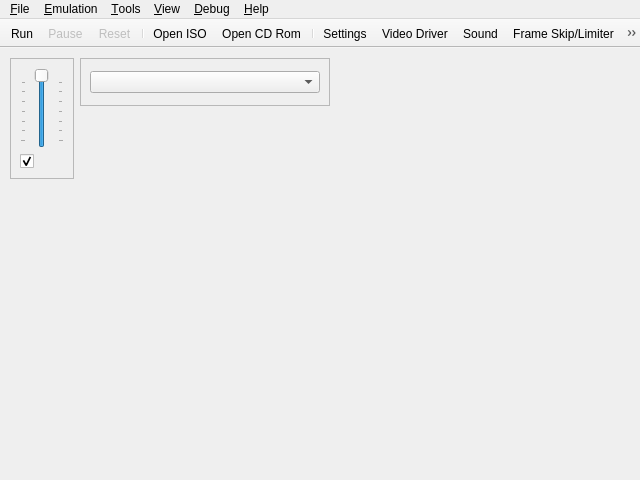
<?xml version="1.0" encoding="UTF-8"?>
<ui version="4.0">
 <class>UIYabause</class>
 <widget class="QMainWindow" name="UIYabause">
  <property name="geometry">
   <rect>
    <x>0</x>
    <y>0</y>
    <width>640</width>
    <height>480</height>
   </rect>
  </property>
  <property name="windowTitle">
   <string>Yabause Qt GUI</string>
  </property>
  <property name="windowIcon">
   <iconset resource="../resources/resources.qrc">
    <normaloff>:/icons/icons/yabause.png</normaloff>:/icons/icons/yabause.png</iconset>
  </property>
  <property name="iconSize">
   <size>
    <width>16</width>
    <height>16</height>
   </size>
  </property>
  <widget class="QWidget" name="centralwidget">
   <widget class="QFrame" name="fSound">
    <property name="geometry">
     <rect>
      <x>10</x>
      <y>10</y>
      <width>64</width>
      <height>121</height>
     </rect>
    </property>
    <property name="sizePolicy">
     <sizepolicy hsizetype="Maximum" vsizetype="Fixed">
      <horstretch>0</horstretch>
      <verstretch>0</verstretch>
     </sizepolicy>
    </property>
    <property name="frameShape">
     <enum>QFrame::StyledPanel</enum>
    </property>
    <property name="frameShadow">
     <enum>QFrame::Sunken</enum>
    </property>
    <layout class="QVBoxLayout">
     <item>
      <widget class="QSlider" name="sVolume">
       <property name="sizePolicy">
        <sizepolicy hsizetype="Expanding" vsizetype="Expanding">
         <horstretch>0</horstretch>
         <verstretch>0</verstretch>
        </sizepolicy>
       </property>
       <property name="toolTip">
        <string>Volume</string>
       </property>
       <property name="maximum">
        <number>100</number>
       </property>
       <property name="value">
        <number>100</number>
       </property>
       <property name="orientation">
        <enum>Qt::Vertical</enum>
       </property>
       <property name="tickPosition">
        <enum>QSlider::TicksBothSides</enum>
       </property>
       <property name="tickInterval">
        <number>15</number>
       </property>
      </widget>
     </item>
     <item>
      <widget class="QCheckBox" name="cbSound">
       <property name="toolTip">
        <string>Mute/UnMute Sound</string>
       </property>
       <property name="icon">
        <iconset resource="../resources/resources.qrc">
         <normaloff>:/actions/sound.png</normaloff>:/actions/sound.png</iconset>
       </property>
       <property name="checked">
        <bool>true</bool>
       </property>
      </widget>
     </item>
    </layout>
   </widget>
   <widget class="QFrame" name="fVideoDriver">
    <property name="geometry">
     <rect>
      <x>80</x>
      <y>10</y>
      <width>250</width>
      <height>48</height>
     </rect>
    </property>
    <property name="sizePolicy">
     <sizepolicy hsizetype="Maximum" vsizetype="Fixed">
      <horstretch>0</horstretch>
      <verstretch>0</verstretch>
     </sizepolicy>
    </property>
    <property name="frameShape">
     <enum>QFrame::StyledPanel</enum>
    </property>
    <property name="frameShadow">
     <enum>QFrame::Sunken</enum>
    </property>
    <layout class="QVBoxLayout">
     <item>
      <widget class="QComboBox" name="cbVideoDriver"/>
     </item>
    </layout>
   </widget>
  </widget>
  <widget class="QMenuBar" name="menubar">
   <property name="geometry">
    <rect>
     <x>0</x>
     <y>0</y>
     <width>640</width>
     <height>21</height>
    </rect>
   </property>
   <widget class="QMenu" name="mFile">
    <property name="title">
     <string>&amp;File</string>
    </property>
    <widget class="QMenu" name="mFileSaveState">
     <property name="title">
      <string>S&amp;ave State</string>
     </property>
     <property name="icon">
      <iconset resource="../resources/resources.qrc">
       <normaloff>:/actions/icons/actions/save_state.png</normaloff>:/actions/icons/actions/save_state.png</iconset>
     </property>
     <addaction name="aFileSaveStateAs"/>
     <addaction name="separator"/>
     <addaction name="aFileSaveState0"/>
     <addaction name="aFileSaveState1"/>
     <addaction name="aFileSaveState2"/>
     <addaction name="aFileSaveState3"/>
     <addaction name="aFileSaveState4"/>
     <addaction name="aFileSaveState5"/>
     <addaction name="aFileSaveState6"/>
     <addaction name="aFileSaveState7"/>
     <addaction name="aFileSaveState8"/>
     <addaction name="aFileSaveState9"/>
    </widget>
    <widget class="QMenu" name="mFileLoadState">
     <property name="title">
      <string>L&amp;oad State</string>
     </property>
     <property name="icon">
      <iconset resource="../resources/resources.qrc">
       <normaloff>:/actions/icons/actions/load_state.png</normaloff>:/actions/icons/actions/load_state.png</iconset>
     </property>
     <addaction name="aFileLoadStateAs"/>
     <addaction name="separator"/>
     <addaction name="aFileLoadState0"/>
     <addaction name="aFileLoadState1"/>
     <addaction name="aFileLoadState2"/>
     <addaction name="aFileLoadState3"/>
     <addaction name="aFileLoadState4"/>
     <addaction name="aFileLoadState5"/>
     <addaction name="aFileLoadState6"/>
     <addaction name="aFileLoadState7"/>
     <addaction name="aFileLoadState8"/>
     <addaction name="aFileLoadState9"/>
    </widget>
    <addaction name="aFileSettings"/>
    <addaction name="separator"/>
    <addaction name="aFileOpenISO"/>
    <addaction name="aFileOpenCDRom"/>
    <addaction name="aFileOpenSSF"/>
    <addaction name="separator"/>
    <addaction name="mFileSaveState"/>
    <addaction name="mFileLoadState"/>
    <addaction name="separator"/>
    <addaction name="aFileScreenshot"/>
    <addaction name="separator"/>
    <addaction name="aFileQuit"/>
   </widget>
   <widget class="QMenu" name="mView">
    <property name="title">
     <string>&amp;View</string>
    </property>
    <widget class="QMenu" name="mViewLayer">
     <property name="title">
      <string>&amp;Layer</string>
     </property>
     <property name="icon">
      <iconset resource="../resources/resources.qrc">
       <normaloff>:/actions/icons/actions/layer.png</normaloff>:/actions/icons/actions/layer.png</iconset>
     </property>
     <addaction name="aViewLayerVdp1"/>
     <addaction name="aViewLayerNBG0"/>
     <addaction name="aViewLayerNBG1"/>
     <addaction name="aViewLayerNBG2"/>
     <addaction name="aViewLayerNBG3"/>
     <addaction name="aViewLayerRBG0"/>
    </widget>
    <addaction name="aViewFPS"/>
    <addaction name="mViewLayer"/>
    <addaction name="aViewFullscreen"/>
    <addaction name="aViewLog"/>
   </widget>
   <widget class="QMenu" name="mViewDebug">
    <property name="enabled">
     <bool>true</bool>
    </property>
    <property name="title">
     <string>&amp;Debug</string>
    </property>
    <widget class="QMenu" name="menuVDP1">
     <property name="title">
      <string>VDP&amp;1</string>
     </property>
     <addaction name="aViewDebugVDP1"/>
     <addaction name="actionVRAM"/>
    </widget>
    <widget class="QMenu" name="menuVDP2">
     <property name="title">
      <string>VDP&amp;2</string>
     </property>
     <addaction name="aViewDebugVDP2"/>
     <addaction name="actionNBG0"/>
     <addaction name="actionNBG1"/>
     <addaction name="actionNBG2"/>
     <addaction name="actionNBG3"/>
     <addaction name="actionRBG0"/>
     <addaction name="actionRBG1"/>
    </widget>
    <addaction name="aViewDebugSH1"/>
    <addaction name="aViewDebugMSH2"/>
    <addaction name="aViewDebugSSH2"/>
    <addaction name="menuVDP1"/>
    <addaction name="menuVDP2"/>
    <addaction name="aViewDebugM68K"/>
    <addaction name="aViewDebugSCUDSP"/>
    <addaction name="aViewDebugSCSP"/>
    <addaction name="aViewDebugSCSPChan"/>
    <addaction name="aViewDebugSCSPDSP"/>
    <addaction name="separator"/>
    <addaction name="aViewDebugMemoryEditor"/>
    <addaction name="separator"/>
    <addaction name="aTraceLogging"/>
   </widget>
   <widget class="QMenu" name="mHelp">
    <property name="title">
     <string>&amp;Help</string>
    </property>
    <addaction name="aHelpDocumentation"/>
    <addaction name="aHelpCompatibilityList"/>
    <addaction name="aHelpAbout"/>
   </widget>
   <widget class="QMenu" name="mTools">
    <property name="title">
     <string>&amp;Tools</string>
    </property>
    <addaction name="aToolsBackupManager"/>
    <addaction name="aToolsCheatsList"/>
    <addaction name="aToolsCheatSearch"/>
    <addaction name="aToolsTransfer"/>
   </widget>
   <widget class="QMenu" name="mEmulation">
    <property name="title">
     <string>&amp;Emulation</string>
    </property>
    <addaction name="aEmulationRun"/>
    <addaction name="aEmulationPause"/>
    <addaction name="aEmulationReset"/>
    <addaction name="separator"/>
    <addaction name="aEmulationFrameSkipLimiter"/>
   </widget>
   <addaction name="mFile"/>
   <addaction name="mEmulation"/>
   <addaction name="mTools"/>
   <addaction name="mView"/>
   <addaction name="mViewDebug"/>
   <addaction name="mHelp"/>
  </widget>
  <widget class="QToolBar" name="toolBar">
   <property name="windowTitle">
    <string>toolBar</string>
   </property>
   <property name="movable">
    <bool>false</bool>
   </property>
   <property name="floatable">
    <bool>true</bool>
   </property>
   <attribute name="toolBarArea">
    <enum>TopToolBarArea</enum>
   </attribute>
   <attribute name="toolBarBreak">
    <bool>false</bool>
   </attribute>
   <addaction name="aEmulationRun"/>
   <addaction name="aEmulationPause"/>
   <addaction name="aEmulationReset"/>
   <addaction name="separator"/>
   <addaction name="aFileOpenISO"/>
   <addaction name="aFileOpenCDRom"/>
   <addaction name="separator"/>
   <addaction name="aFileSettings"/>
   <addaction name="aVideoDriver"/>
   <addaction name="aSound"/>
   <addaction name="aEmulationFrameSkipLimiter"/>
   <addaction name="aViewFPS"/>
   <addaction name="aViewFullscreen"/>
   <addaction name="aFileScreenshot"/>
   <addaction name="separator"/>
   <addaction name="aToolsBackupManager"/>
   <addaction name="aToolsCheatsList"/>
   <addaction name="separator"/>
   <addaction name="aFileQuit"/>
   <addaction name="aHelpAbout"/>
  </widget>
  <action name="aFileQuit">
   <property name="icon">
    <iconset resource="../resources/resources.qrc">
     <normaloff>:/actions/icons/actions/quit.png</normaloff>:/actions/icons/actions/quit.png</iconset>
   </property>
   <property name="text">
    <string>&amp;Quit</string>
   </property>
   <property name="shortcut">
    <string>Ctrl+Q</string>
   </property>
  </action>
  <action name="aYabauseStart">
   <property name="text">
    <string>Start</string>
   </property>
  </action>
  <action name="aYabauseStop">
   <property name="text">
    <string>Stop</string>
   </property>
  </action>
  <action name="aFileSettings">
   <property name="icon">
    <iconset resource="../resources/resources.qrc">
     <normaloff>:/actions/icons/actions/settings.png</normaloff>:/actions/icons/actions/settings.png</iconset>
   </property>
   <property name="text">
    <string>&amp;Settings...</string>
   </property>
   <property name="shortcut">
    <string>Ctrl+S</string>
   </property>
  </action>
  <action name="aEmulationRun">
   <property name="icon">
    <iconset resource="../resources/resources.qrc">
     <normaloff>:/actions/icons/actions/play.png</normaloff>:/actions/icons/actions/play.png</iconset>
   </property>
   <property name="text">
    <string>R&amp;un</string>
   </property>
   <property name="shortcut">
    <string>F1</string>
   </property>
  </action>
  <action name="aEmulationPause">
   <property name="enabled">
    <bool>false</bool>
   </property>
   <property name="icon">
    <iconset resource="../resources/resources.qrc">
     <normaloff>:/actions/icons/actions/pause.png</normaloff>:/actions/icons/actions/pause.png</iconset>
   </property>
   <property name="text">
    <string>&amp;Pause</string>
   </property>
   <property name="shortcut">
    <string>F2</string>
   </property>
  </action>
  <action name="aEmulationReset">
   <property name="enabled">
    <bool>false</bool>
   </property>
   <property name="icon">
    <iconset resource="../resources/resources.qrc">
     <normaloff>:/actions/icons/actions/reset.png</normaloff>:/actions/icons/actions/reset.png</iconset>
   </property>
   <property name="text">
    <string>&amp;Reset</string>
   </property>
   <property name="shortcut">
    <string>F3</string>
   </property>
  </action>
  <action name="aToolsTransfer">
   <property name="enabled">
    <bool>true</bool>
   </property>
   <property name="icon">
    <iconset resource="../resources/resources.qrc">
     <normaloff>:/actions/icons/actions/transfert.png</normaloff>:/actions/icons/actions/transfert.png</iconset>
   </property>
   <property name="text">
    <string>&amp;Transfer</string>
   </property>
   <property name="shortcut">
    <string>Ctrl+T</string>
   </property>
  </action>
  <action name="aFileScreenshot">
   <property name="icon">
    <iconset resource="../resources/resources.qrc">
     <normaloff>:/actions/icons/actions/screenshot.png</normaloff>:/actions/icons/actions/screenshot.png</iconset>
   </property>
   <property name="text">
    <string>Sc&amp;reenshot</string>
   </property>
   <property name="shortcut">
    <string>Ctrl+P</string>
   </property>
  </action>
  <action name="aEmulationFrameSkipLimiter">
   <property name="checkable">
    <bool>true</bool>
   </property>
   <property name="icon">
    <iconset resource="../resources/resources.qrc">
     <normaloff>:/actions/icons/actions/frame_skipping.png</normaloff>:/actions/icons/actions/frame_skipping.png</iconset>
   </property>
   <property name="text">
    <string>&amp;Frame Skip/Limiter</string>
   </property>
   <property name="shortcut">
    <string>F4</string>
   </property>
  </action>
  <action name="aViewFPS">
   <property name="checkable">
    <bool>true</bool>
   </property>
   <property name="icon">
    <iconset resource="../resources/resources.qrc">
     <normaloff>:/actions/icons/actions/fps.png</normaloff>:/actions/icons/actions/fps.png</iconset>
   </property>
   <property name="text">
    <string>F&amp;PS</string>
   </property>
   <property name="iconText">
    <string>FPS</string>
   </property>
   <property name="shortcut">
    <string>F12</string>
   </property>
  </action>
  <action name="aViewLayerVdp1">
   <property name="checkable">
    <bool>true</bool>
   </property>
   <property name="checked">
    <bool>true</bool>
   </property>
   <property name="text">
    <string>Vdp1</string>
   </property>
   <property name="shortcut">
    <string>1</string>
   </property>
  </action>
  <action name="aViewFullscreen">
   <property name="checkable">
    <bool>true</bool>
   </property>
   <property name="icon">
    <iconset resource="../resources/resources.qrc">
     <normaloff>:/actions/fullscreen.png</normaloff>:/actions/fullscreen.png</iconset>
   </property>
   <property name="text">
    <string>&amp;Fullscreen</string>
   </property>
   <property name="shortcut">
    <string>Alt+Return</string>
   </property>
  </action>
  <action name="aViewLog">
   <property name="checkable">
    <bool>true</bool>
   </property>
   <property name="icon">
    <iconset resource="../resources/resources.qrc">
     <normaloff>:/actions/icons/actions/log.png</normaloff>:/actions/icons/actions/log.png</iconset>
   </property>
   <property name="text">
    <string>&amp;Log</string>
   </property>
   <property name="shortcut">
    <string>Ctrl+L</string>
   </property>
  </action>
  <action name="aViewDebugMSH2">
   <property name="icon">
    <iconset resource="../resources/resources.qrc">
     <normaloff>:/actions/icons/actions/debug_cpu.png</normaloff>:/actions/icons/actions/debug_cpu.png</iconset>
   </property>
   <property name="text">
    <string>&amp;Master SH2</string>
   </property>
  </action>
  <action name="aViewDebugSSH2">
   <property name="enabled">
    <bool>true</bool>
   </property>
   <property name="icon">
    <iconset resource="../resources/resources.qrc">
     <normaloff>:/actions/icons/actions/debug_cpu.png</normaloff>:/actions/icons/actions/debug_cpu.png</iconset>
   </property>
   <property name="text">
    <string>&amp;Slave SH2</string>
   </property>
  </action>
  <action name="aViewDebugVDP1">
   <property name="enabled">
    <bool>true</bool>
   </property>
   <property name="icon">
    <iconset resource="../resources/resources.qrc">
     <normaloff>:/actions/icons/actions/debug_cpu.png</normaloff>:/actions/icons/actions/debug_cpu.png</iconset>
   </property>
   <property name="text">
    <string>Commands</string>
   </property>
  </action>
  <action name="aViewDebugVDP2">
   <property name="enabled">
    <bool>true</bool>
   </property>
   <property name="icon">
    <iconset resource="../resources/resources.qrc">
     <normaloff>:/actions/icons/actions/debug_cpu.png</normaloff>:/actions/icons/actions/debug_cpu.png</iconset>
   </property>
   <property name="text">
    <string>Overview</string>
   </property>
  </action>
  <action name="aViewDebugM68K">
   <property name="enabled">
    <bool>true</bool>
   </property>
   <property name="icon">
    <iconset resource="../resources/resources.qrc">
     <normaloff>:/actions/icons/actions/debug_cpu.png</normaloff>:/actions/icons/actions/debug_cpu.png</iconset>
   </property>
   <property name="text">
    <string>M&amp;68K</string>
   </property>
  </action>
  <action name="aViewDebugSCUDSP">
   <property name="enabled">
    <bool>true</bool>
   </property>
   <property name="icon">
    <iconset resource="../resources/resources.qrc">
     <normaloff>:/actions/icons/actions/debug_cpu.png</normaloff>:/actions/icons/actions/debug_cpu.png</iconset>
   </property>
   <property name="text">
    <string>SCU-&amp;DSP</string>
   </property>
  </action>
  <action name="aViewDebugSCSP">
   <property name="enabled">
    <bool>true</bool>
   </property>
   <property name="icon">
    <iconset resource="../resources/resources.qrc">
     <normaloff>:/actions/icons/actions/debug_cpu.png</normaloff>:/actions/icons/actions/debug_cpu.png</iconset>
   </property>
   <property name="text">
    <string>S&amp;CSP</string>
   </property>
  </action>
  <action name="aViewDebugMemoryTransfer">
   <property name="enabled">
    <bool>true</bool>
   </property>
   <property name="text">
    <string>Memory Transfer</string>
   </property>
  </action>
  <action name="aHelpAbout">
   <property name="icon">
    <iconset resource="../resources/resources.qrc">
     <normaloff>:/actions/icons/actions/about.png</normaloff>:/actions/icons/actions/about.png</iconset>
   </property>
   <property name="text">
    <string>&amp;About...</string>
   </property>
  </action>
  <action name="aViewLayerNBG0">
   <property name="checkable">
    <bool>true</bool>
   </property>
   <property name="checked">
    <bool>true</bool>
   </property>
   <property name="text">
    <string>NBG0</string>
   </property>
   <property name="shortcut">
    <string>2</string>
   </property>
  </action>
  <action name="aViewLayerNBG1">
   <property name="checkable">
    <bool>true</bool>
   </property>
   <property name="checked">
    <bool>true</bool>
   </property>
   <property name="text">
    <string>NBG1</string>
   </property>
   <property name="shortcut">
    <string>3</string>
   </property>
  </action>
  <action name="aViewLayerNBG2">
   <property name="checkable">
    <bool>true</bool>
   </property>
   <property name="checked">
    <bool>true</bool>
   </property>
   <property name="text">
    <string>NBG2</string>
   </property>
   <property name="shortcut">
    <string>4</string>
   </property>
  </action>
  <action name="aViewLayerNBG3">
   <property name="checkable">
    <bool>true</bool>
   </property>
   <property name="checked">
    <bool>true</bool>
   </property>
   <property name="text">
    <string>NBG3</string>
   </property>
   <property name="shortcut">
    <string>5</string>
   </property>
  </action>
  <action name="aViewLayerRBG0">
   <property name="checkable">
    <bool>true</bool>
   </property>
   <property name="checked">
    <bool>true</bool>
   </property>
   <property name="text">
    <string>RBG0</string>
   </property>
   <property name="shortcut">
    <string>6</string>
   </property>
  </action>
  <action name="aFileSaveState1">
   <property name="text">
    <string>1</string>
   </property>
   <property name="shortcut">
    <string>Ctrl+1</string>
   </property>
  </action>
  <action name="aFileSaveState2">
   <property name="text">
    <string>2</string>
   </property>
   <property name="shortcut">
    <string>Ctrl+2</string>
   </property>
  </action>
  <action name="aFileSaveState3">
   <property name="text">
    <string>3</string>
   </property>
   <property name="shortcut">
    <string>Ctrl+3</string>
   </property>
  </action>
  <action name="aFileSaveState4">
   <property name="text">
    <string>4</string>
   </property>
   <property name="shortcut">
    <string>Ctrl+4</string>
   </property>
  </action>
  <action name="aFileSaveState5">
   <property name="text">
    <string>5</string>
   </property>
   <property name="shortcut">
    <string>Ctrl+5</string>
   </property>
  </action>
  <action name="aFileSaveState6">
   <property name="text">
    <string>6</string>
   </property>
   <property name="shortcut">
    <string>Ctrl+6</string>
   </property>
  </action>
  <action name="aFileSaveState7">
   <property name="text">
    <string>7</string>
   </property>
   <property name="shortcut">
    <string>Ctrl+7</string>
   </property>
  </action>
  <action name="aFileSaveState8">
   <property name="text">
    <string>8</string>
   </property>
   <property name="shortcut">
    <string>Ctrl+8</string>
   </property>
  </action>
  <action name="aFileSaveState9">
   <property name="text">
    <string>9</string>
   </property>
   <property name="shortcut">
    <string>Ctrl+9</string>
   </property>
  </action>
  <action name="aFileLoadState1">
   <property name="text">
    <string>1</string>
   </property>
   <property name="shortcut">
    <string>Alt+1</string>
   </property>
  </action>
  <action name="aFileLoadState2">
   <property name="text">
    <string>2</string>
   </property>
   <property name="shortcut">
    <string>Alt+2</string>
   </property>
  </action>
  <action name="aFileLoadState3">
   <property name="text">
    <string>3</string>
   </property>
   <property name="shortcut">
    <string>Alt+3</string>
   </property>
  </action>
  <action name="aFileLoadState4">
   <property name="text">
    <string>4</string>
   </property>
   <property name="shortcut">
    <string>Alt+4</string>
   </property>
  </action>
  <action name="aFileLoadState5">
   <property name="text">
    <string>5</string>
   </property>
   <property name="shortcut">
    <string>Alt+5</string>
   </property>
  </action>
  <action name="aFileLoadState6">
   <property name="text">
    <string>6</string>
   </property>
   <property name="shortcut">
    <string>Alt+6</string>
   </property>
  </action>
  <action name="aFileLoadState7">
   <property name="text">
    <string>7</string>
   </property>
   <property name="shortcut">
    <string>Alt+7</string>
   </property>
  </action>
  <action name="aFileLoadState8">
   <property name="text">
    <string>8</string>
   </property>
   <property name="shortcut">
    <string>Alt+8</string>
   </property>
  </action>
  <action name="aFileLoadState9">
   <property name="text">
    <string>9</string>
   </property>
   <property name="shortcut">
    <string>Alt+9</string>
   </property>
  </action>
  <action name="aFileSaveStateAs">
   <property name="text">
    <string>To File...</string>
   </property>
   <property name="shortcut">
    <string>F9</string>
   </property>
  </action>
  <action name="aFileLoadStateAs">
   <property name="text">
    <string>From File...</string>
   </property>
   <property name="shortcut">
    <string>F5</string>
   </property>
  </action>
  <action name="aToolsCheatsList">
   <property name="icon">
    <iconset resource="../resources/resources.qrc">
     <normaloff>:/actions/icons/actions/cheats.png</normaloff>:/actions/icons/actions/cheats.png</iconset>
   </property>
   <property name="text">
    <string>&amp;Cheats List...</string>
   </property>
   <property name="shortcut">
    <string>Alt+L</string>
   </property>
  </action>
  <action name="aToolsBackupManager">
   <property name="icon">
    <iconset resource="../resources/resources.qrc">
     <normaloff>:/actions/icons/actions/backup_ram.png</normaloff>:/actions/icons/actions/backup_ram.png</iconset>
   </property>
   <property name="text">
    <string>&amp;Backup Manager...</string>
   </property>
   <property name="shortcut">
    <string>Alt+B</string>
   </property>
  </action>
  <action name="aFileOpenISO">
   <property name="icon">
    <iconset resource="../resources/resources.qrc">
     <normaloff>:/actions/icons/actions/iso.png</normaloff>:/actions/icons/actions/iso.png</iconset>
   </property>
   <property name="text">
    <string>Open &amp;ISO...</string>
   </property>
   <property name="shortcut">
    <string>Ctrl+I</string>
   </property>
  </action>
  <action name="aFileOpenCDRom">
   <property name="icon">
    <iconset resource="../resources/resources.qrc">
     <normaloff>:/actions/icons/actions/cd.png</normaloff>:/actions/icons/actions/cd.png</iconset>
   </property>
   <property name="text">
    <string>Open &amp;CD Rom...</string>
   </property>
   <property name="shortcut">
    <string>Ctrl+C</string>
   </property>
  </action>
  <action name="aHelpCompatibilityList">
   <property name="icon">
    <iconset>
     <normaloff>:/actions/icons/actions/compatibility.png</normaloff>:/actions/icons/actions/compatibility.png</iconset>
   </property>
   <property name="text">
    <string>Compatibility List</string>
   </property>
   <property name="statusTip">
    <string>http://wiki.yabause.org/index.php5?title=Compatibility_list</string>
   </property>
  </action>
  <action name="aSound">
   <property name="icon">
    <iconset resource="../resources/resources.qrc">
     <normaloff>:/actions/sound.png</normaloff>:/actions/sound.png</iconset>
   </property>
   <property name="text">
    <string>Sound...</string>
   </property>
  </action>
  <action name="aVideoDriver">
   <property name="icon">
    <iconset resource="../resources/resources.qrc">
     <normaloff>:/actions/icons/actions/video.png</normaloff>:/actions/icons/actions/video.png</iconset>
   </property>
   <property name="text">
    <string>Video Driver</string>
   </property>
  </action>
  <action name="aFileSaveState0">
   <property name="text">
    <string>0</string>
   </property>
   <property name="shortcut">
    <string>Ctrl+0</string>
   </property>
  </action>
  <action name="aFileLoadState0">
   <property name="text">
    <string>0</string>
   </property>
   <property name="shortcut">
    <string>Alt+0</string>
   </property>
  </action>
  <action name="aViewDebugMemoryEditor">
   <property name="enabled">
    <bool>true</bool>
   </property>
   <property name="icon">
    <iconset resource="../resources/resources.qrc">
     <normaloff>:/actions/icons/actions/debug_cpu.png</normaloff>:/actions/icons/actions/debug_cpu.png</iconset>
   </property>
   <property name="text">
    <string>Memory &amp;Editor</string>
   </property>
  </action>
  <action name="aToolsCheatSearch">
   <property name="icon">
    <iconset resource="../resources/resources.qrc">
     <normaloff>:/actions/icons/actions/cheat_search.png</normaloff>:/actions/icons/actions/cheat_search.png</iconset>
   </property>
   <property name="text">
    <string>Cheat &amp;Search...</string>
   </property>
   <property name="shortcut">
    <string>Alt+S</string>
   </property>
  </action>
  <action name="aViewDebugSCSPDSP">
   <property name="icon">
    <iconset resource="../resources/resources.qrc">
     <normaloff>:/actions/icons/actions/debug_cpu.png</normaloff>:/actions/icons/actions/debug_cpu.png</iconset>
   </property>
   <property name="text">
    <string>SCSP DSP</string>
   </property>
  </action>
  <action name="aTraceLogging">
   <property name="checkable">
    <bool>true</bool>
   </property>
   <property name="checked">
    <bool>false</bool>
   </property>
   <property name="text">
    <string>Trace Logging</string>
   </property>
  </action>
  <action name="aViewDebugSCSPChan">
   <property name="text">
    <string>SCSP Channels</string>
   </property>
  </action>
  <action name="aFileOpenSSF">
   <property name="text">
    <string>Open SSF</string>
   </property>
  </action>
  <action name="aViewDebugSH1">
   <property name="icon">
    <iconset resource="../resources/resources.qrc">
     <normaloff>:/actions/icons/actions/debug_cpu.png</normaloff>:/actions/icons/actions/debug_cpu.png</iconset>
   </property>
   <property name="text">
    <string>SH1</string>
   </property>
  </action>
  <action name="aHelpDocumentation">
   <property name="text">
    <string>Documentation</string>
   </property>
   <property name="statusTip">
    <string>http://wiki.yabause.org/index.php5?title=Documentations</string>
   </property>
  </action>
  <action name="actionVRAM">
   <property name="text">
    <string>VRAM</string>
   </property>
  </action>
  <action name="actionNBG0">
   <property name="text">
    <string>NBG0</string>
   </property>
  </action>
  <action name="actionNBG1">
   <property name="text">
    <string>NBG1</string>
   </property>
  </action>
  <action name="actionNBG2">
   <property name="text">
    <string>NBG2</string>
   </property>
  </action>
  <action name="actionNBG3">
   <property name="text">
    <string>NBG3</string>
   </property>
  </action>
  <action name="actionRBG0">
   <property name="text">
    <string>RBG0</string>
   </property>
  </action>
  <action name="actionRBG1">
   <property name="text">
    <string>RBG1</string>
   </property>
  </action>
 </widget>
 <resources>
  <include location="../resources/resources.qrc"/>
 </resources>
 <connections>
  <connection>
   <sender>aFileQuit</sender>
   <signal>triggered()</signal>
   <receiver>UIYabause</receiver>
   <slot>close()</slot>
   <hints>
    <hint type="sourcelabel">
     <x>-1</x>
     <y>-1</y>
    </hint>
    <hint type="destinationlabel">
     <x>159</x>
     <y>119</y>
    </hint>
   </hints>
  </connection>
 </connections>
</ui>
